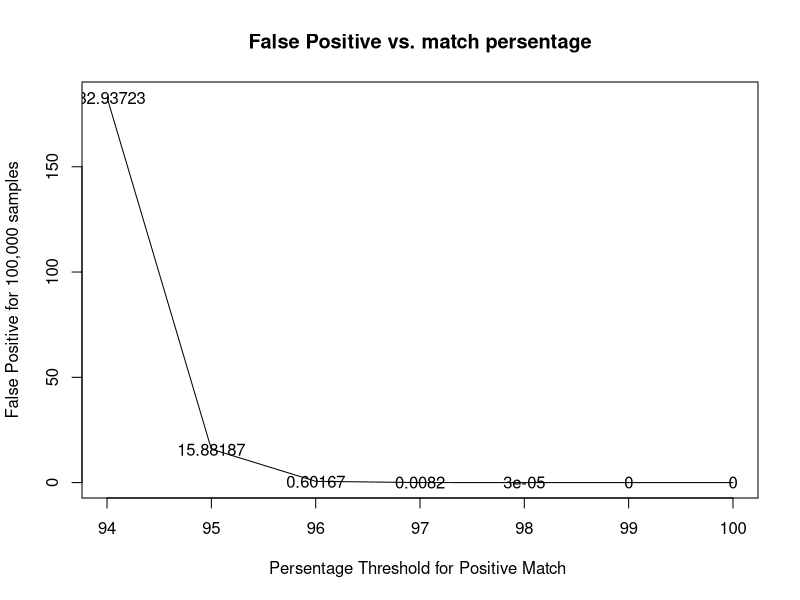

Generate this figure with R:
x = 100:94
y = dbinom(as.integer(384*x/100),size = 384, prob = 0.8975)*100000
plot(x,y,type = 'l',xlab = "Persentage Threshold for Positive Match ",ylab = "False Positive for 100,000 samples")
text(x, y, round(y, 5), cex=1)
title("False Positive vs. match persentage")
